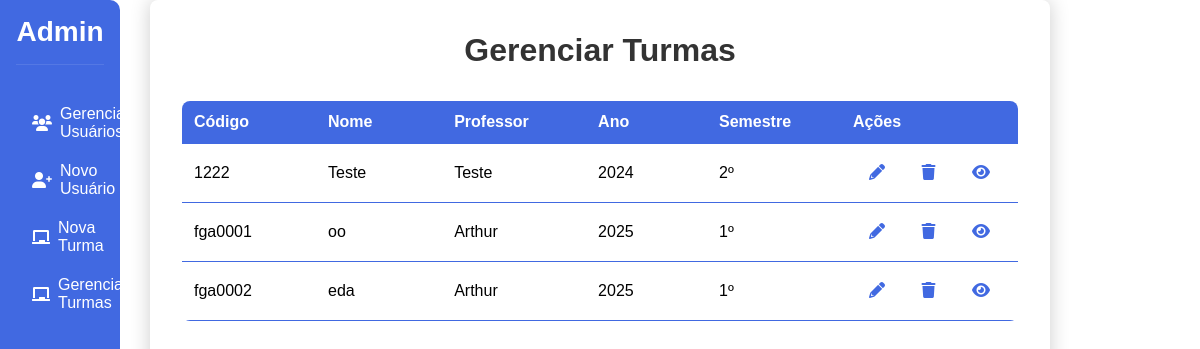
Page /admin/CRUD_turmas/gerenciar_turmas on the committed database.
### app.py (models this page shows)
class Turma(db.Model):
    codigo_disciplina = db.Column(db.String(100), nullable=False, primary_key=True)
    nome = db.Column(db.String(100), nullable=False)
    professor_email = db.Column(db.String(150), db.ForeignKey('user.email'), nullable=False)
    ano = db.Column(db.Integer, nullable=False)
    semestre = db.Column(db.Integer, nullable=False)
    professor = db.relationship('User', backref='turmas_ministradas', foreign_keys=[professor_email])
    alunos = db.relationship('User',
                           secondary=alunos_turmas,
                           lazy='subquery',
                           backref=db.backref('turmas', lazy=True))

class User(db.Model):
    email = db.Column(db.String(150), unique=True, nullable=False, primary_key=True)
    nome = db.Column(db.String(150), nullable=False)
    cargo = db.Column(db.String(50), nullable=False)
    senha = db.Column(db.String(150), nullable=False)

### app.py (the view, shortened to what this page needs)
@app.route('/admin/CRUD_turmas/gerenciar_turmas', methods=['GET', 'POST'])
def gerenciar_turmas():
    turmas = Turma.query.all()
    if request.method == 'GET':
        return render_template('admin/CRUD_turmas/gerenciar_turmas.html', turmas=turmas)
    return render_template('admin/CRUD_turmas/gerenciar_turmas.html', turmas=turmas)

### templates/admin/CRUD_turmas/gerenciar_turmas.html (shortened to what this page needs)
<!DOCTYPE html>
<html lang="pt-BR">
<head>
    <link rel="stylesheet" href="{{ url_for('static', filename='css/CRUD_turmas/gerenciar_turmas.css') }}">
    <link rel="stylesheet" href="https://cdnjs.cloudflare.com/ajax/libs/font-awesome/6.0.0-beta3/css/all.min.css">
</head>
<body>
    <div class="navbar">
        <h2>Admin</h2>
        <ul>
            <li><a href="{{ url_for('gerenciar_usuarios') }}"><i class="fas fa-users"></i> Gerenciar Usuários</a></li>
            <li><a href="{{ url_for('criar_usuario') }}"><i class="fas fa-user-plus"></i> Novo Usuário</a></li>
            <li><a href="{{ url_for('criar_turma') }}"><i class="fas fa-chalkboard"></i> Nova Turma</a></li>
            <li><a href="{{ url_for('gerenciar_turmas') }}"><i class="fas fa-chalkboard"></i> Gerenciar Turmas</a></li>
        </ul>
    </div>
    <div class="container">
        <h1>Gerenciar Turmas</h1>
        {% if turmas %}
            <table class="users-table">
                <thead>
                    <tr>
                        <th>Código</th>
                        <th>Nome</th>
                        <th>Professor</th>
                        <th>Ano</th>
                        <th>Semestre</th>
                        <th>Ações</th>
                    </tr>
                </thead>
                <tbody>
                    {% for turma in turmas %}
                        <tr>
                            <td>{{ turma.codigo_disciplina }}</td>
                            <td>{{ turma.nome }}</td>
                            <td>{{ turma.professor.nome }}</td>
                            <td>{{ turma.ano }}</td>
                            <td>{{ turma.semestre }}º</td>
                            <td>
                                <a href="{{ url_for('atualizar_turma', codigo=turma.codigo_disciplina) }}" class="action-btn edit-btn">
                                    <i class="fas fa-pencil-alt"></i>
                                </a>
                                <a onclick="confirmDelete('{{ turma.codigo_disciplina }}')" class="action-btn delete-btn">
                                    <i class="fas fa-trash"></i>
                                </a>
                                <a href="{{ url_for('vizualizar_alunos', codigo=turma.codigo_disciplina) }}" class="action-btn view-btn">
                                    <i class="fas fa-eye"></i>
                                </a>
                            </td>
                        </tr>
                    {% endfor %}
                </tbody>
            </table>
        {% else %}
            <p>Nenhuma turma encontrada.</p>
        {% endif %}
    </div>
</body>
</html>

### static/css/CRUD_turmas/gerenciar_turmas.css (style rules this page uses)
* { margin: 0; padding: 0; box-sizing: border-box; font-family: 'Arial', sans-serif; }
body { display: flex; min-height: 100vh; overflow: hidden; }
.navbar { width: 10%; background-color: #4169E1; color: white; padding: 1rem; position: fixed; height: 100%; border-top-right-radius: 10px; border-bottom-right-radius: 10px; }
.navbar h2 { text-align: center; margin-bottom: 2rem; padding-bottom: 1rem; border-bottom: 1px solid rgba(255, 255, 255, 0.1); font-size: 28px; color: var(--white-color); min-width: 60px; text-align: center; }
.navbar ul { list-style: none; padding: 0; }
.navbar ul li { margin-bottom: 5px; }
.navbar ul li a { color: white; text-decoration: none; display: flex; align-items: center; padding: 0.5rem 1rem; transition: background-color 0.3s; border-radius: 10px; }
.navbar ul li a i { margin-right: 0.5rem; }
.container { margin-left: 250px; padding: 2rem; border-radius: 8px; box-shadow: 0 0 20px rgba(0, 0, 0, 0.2); width: 75%; margin: auto; margin-top: 0; }
h1 { color: #333; text-align: center; margin-bottom: 2rem; }
.users-table { border-collapse: collapse; margin: 2rem 0; background-color: white; border-radius: 8px; overflow: hidden; width: 100%; }
.users-table th, .users-table td { padding: 12px; text-align: left; border-bottom: 1px solid #4169E1; }
.users-table th { background-color: #4169E1; color: white; font-weight: bold; }
.users-table th:nth-child(1), .users-table td:nth-child(1) { width: 25%; }
.users-table th:nth-child(2), .users-table td:nth-child(2) { width: 25%; }
.users-table th:nth-child(3), .users-table td:nth-child(3) { width: 25%; }
.users-table th:nth-child(4), .users-table td:nth-child(4) { width: 25%; }
.users-table th:nth-child(6), .users-table td:nth-child(6) { width: 15%; padding-left: 50px; }
.action-btn { padding: 8px 16px; border: none; border-radius: 4px; cursor: pointer; text-decoration: none; display: inline-block; transition: opacity 0.3s; color: #4169E1; }
.users-table td:last-child { white-space: nowrap; width: 100px; text-align: center; }

### rows in the picture
Turma: codigo_disciplina "1222", nome "Teste", professor.nome "Teste", ano "2024", semestre "2"
Turma: codigo_disciplina "fga0001", nome "oo", professor.nome "Arthur", ano "2025", semestre "1"
Turma: codigo_disciplina "fga0002", nome "eda", professor.nome "Arthur", ano "2025", semestre "1"
